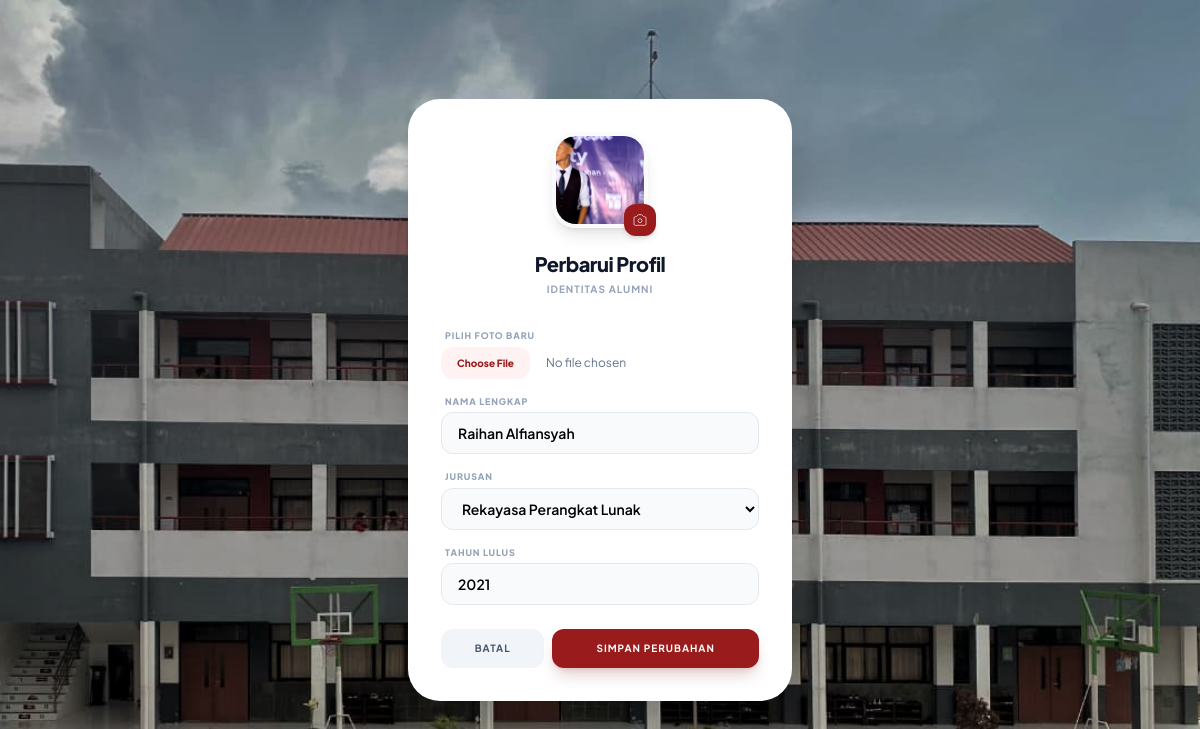
Screenshot of /edit_profil.php?id=22 (signed in) with the database file from the repository.
### tables this page shows
CREATE TABLE `alumni` (
  `id_alumni` int(11) NOT NULL,
  `id_user` int(11) DEFAULT NULL,
  `nama` varchar(50) NOT NULL,
  `angkatan` int(11) NOT NULL,
  `foto` varchar(255) DEFAULT 'default.png',
  `jurusan` varchar(50) NOT NULL
);

### edit_profil.php (the view, shortened to what this page needs)
<?php
include 'koneksi.php';
$id_alumni = mysqli_real_escape_string($koneksi, $_GET['id']);
$id_user_login = $_SESSION['id'];
$query = mysqli_query($koneksi, "SELECT * FROM alumni WHERE id_alumni = '$id_alumni' AND id_user = '$id_user_login'");
$data = mysqli_fetch_assoc($query);
?>
<!DOCTYPE html>
<html lang="id">
<head>
    <script src="https://cdn.tailwindcss.com"></script>
</head>
<body class="flex items-center justify-center min-h-screen p-6">
    <div class="w-full max-w-sm">
        <div class="bg-white rounded-[2rem] shadow-2xl overflow-hidden border border-white/20">
            <div class="pt-8 pb-4 text-center">
                <div class="relative inline-block group">
                    <img src="uploads/<?= ($data['foto'] != '') ? $data['foto'] : 'img/profile.jpg' ?>"
                         alt="Profile"
                         class="w-24 h-24 rounded-3xl object-cover border-4 border-slate-50 shadow-lg">
                    <div class="absolute -bottom-2 -right-2 bg-red-800 text-white p-2 rounded-xl shadow-md">
                        <svg class="w-4 h-4" fill="none" stroke="currentColor" viewBox="0 0 24 24">
                            <path d="M3 9a2 2 0 012-2h.93a2 2 0 001.664-.89l.812-1.22A2 2 0 0110.07 4h3.86a2 2 0 011.664.89l.812 1.22A2 2 0 0018.07 7H19a2 2 0 012 2v9a2 2 0 01-2 2H5a2 2 0 01-2-2V9z"/>
                            <path d="M15 13a3 3 0 11-6 0 3 3 0 016 0z"/>
                        </svg>
                    </div>
                </div>
                <h2 class="text-xl font-extrabold text-slate-900 tracking-tight mt-4">Perbarui Profil</h2>
                <p class="text-[10px] font-bold text-slate-400 uppercase tracking-widest mt-1">Identitas Alumni</p>
            </div>
            <div class="px-8 pb-8 pt-4">
                <form method="POST" enctype="multipart/form-data" class="space-y-4">
                    <div>
                        <label class="block text-[9px] font-black text-slate-400 mb-1 ml-1 uppercase tracking-widest">Pilih Foto Baru</label>
                        <input type="file" name="foto" accept="image/*"
                            class="w-full text-xs text-slate-500 file:mr-4 file:py-2 file:px-4 file:rounded-xl file:border-0 file:text-[10px] file:font-black file:bg-red-50 file:text-red-800 hover:file:bg-red-100 transition-all cursor-pointer">
                    </div>
                    <div>
                        <label class="block text-[9px] font-black text-slate-400 mb-1 ml-1 uppercase tracking-widest">Nama Lengkap</label>
                        <input type="text" name="nama" value="<?= htmlspecialchars($data['nama']) ?>" required
                            class="w-full px-4 py-2.5 bg-slate-50 border border-slate-200 rounded-xl focus:outline-none focus:border-red-800 transition-all text-sm font-semibold">
                    </div>
                    <div>
                        <label class="block text-[9px] font-black text-slate-400 mb-1 ml-1 uppercase tracking-widest">Jurusan</label>
                        <select name="jurusan" required
                            class="w-full px-4 py-2.5 bg-slate-50 border border-slate-200 rounded-xl focus:outline-none focus:border-red-800 transition-all text-sm font-semibold">
                            <option value="Rekayasa Perangkat Lunak" <?= ($data['jurusan'] == 'Rekayasa Perangkat Lunak') ? 'selected' : '' ?>>Rekayasa Perangkat Lunak</option>
                        </select>
                    </div>
                    <div>
                        <label class="block text-[9px] font-black text-slate-400 mb-1 ml-1 uppercase tracking-widest">Tahun Lulus</label>
                        <input type="number" name="angkatan" value="<?= $data['angkatan'] ?>" required
                            class="w-full px-4 py-2.5 bg-slate-50 border border-slate-200 rounded-xl focus:outline-none focus:border-red-800 transition-all text-sm font-semibold">
                    </div>
                    <div class="flex gap-2 pt-2">
                        <a href="dashboard_user.php" class="flex-1 text-center bg-slate-100 text-slate-600 py-3 rounded-xl font-bold text-[10px] uppercase tracking-widest hover:bg-slate-200 transition-all">
                            Batal
                        </a>
                        <button type="submit" name="update"
                            class="flex-[2] bg-red-800 text-white py-3 rounded-xl font-bold hover:bg-red-700 transition-all shadow-lg shadow-red-900/20 uppercase tracking-widest text-[10px]">
                            Simpan Perubahan
                        </button>
                    </div>
                </form>
            </div>
        </div>
    </div>
</body>
</html>

### edit_profil.php (style rules this page uses)
body { font-family: 'Plus Jakarta Sans', sans-serif; background-image: url(img/Telkom.jpeg); background-size: cover; background-position: center; }

### rows the page displays
alumni: foto (picture), nama "Raihan Alfiansyah", jurusan "Rekayasa Perangkat Lunak", angkatan "2021"
